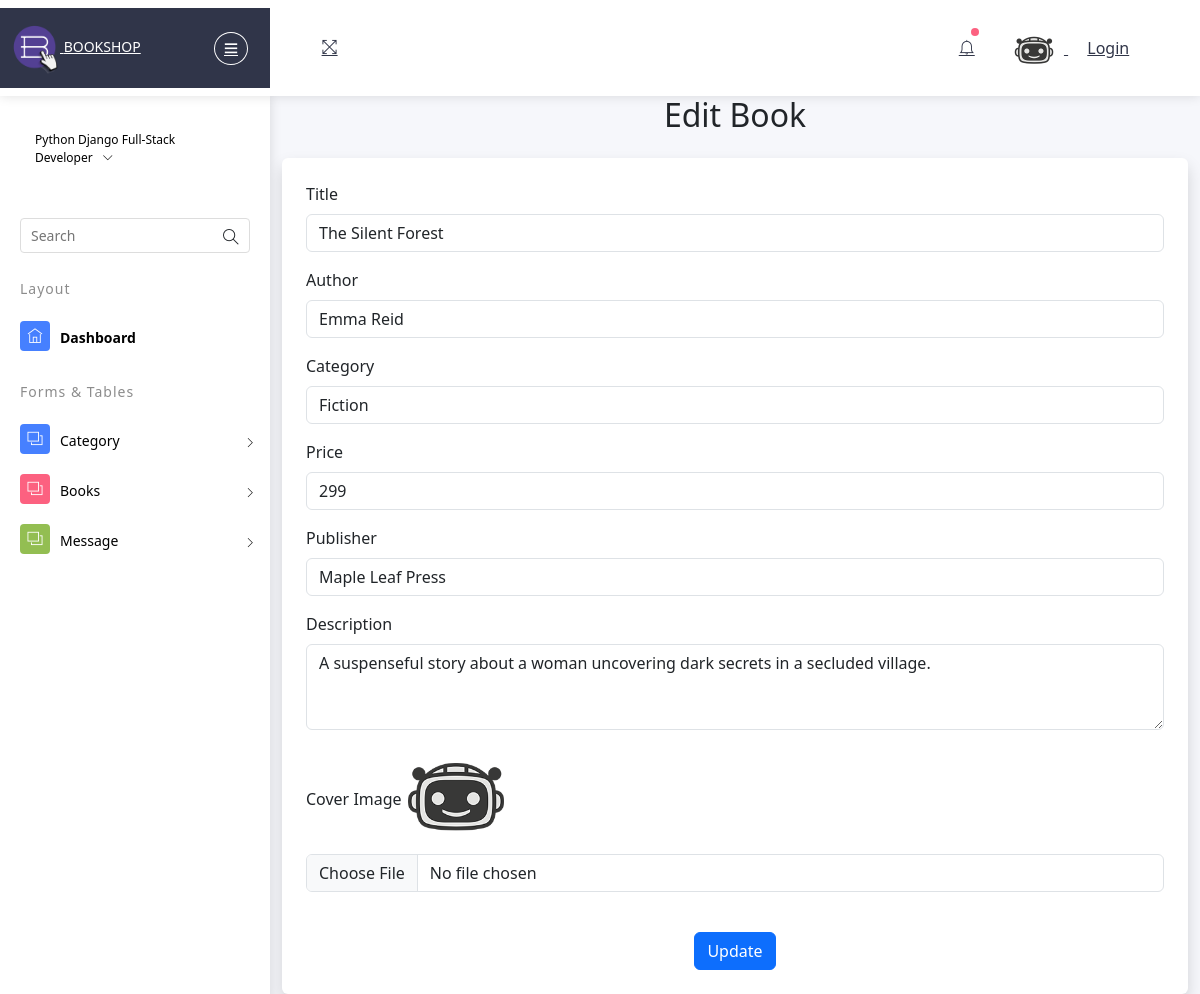
Page /book_shop_admin/edit_book/1/ on the earlier database version.
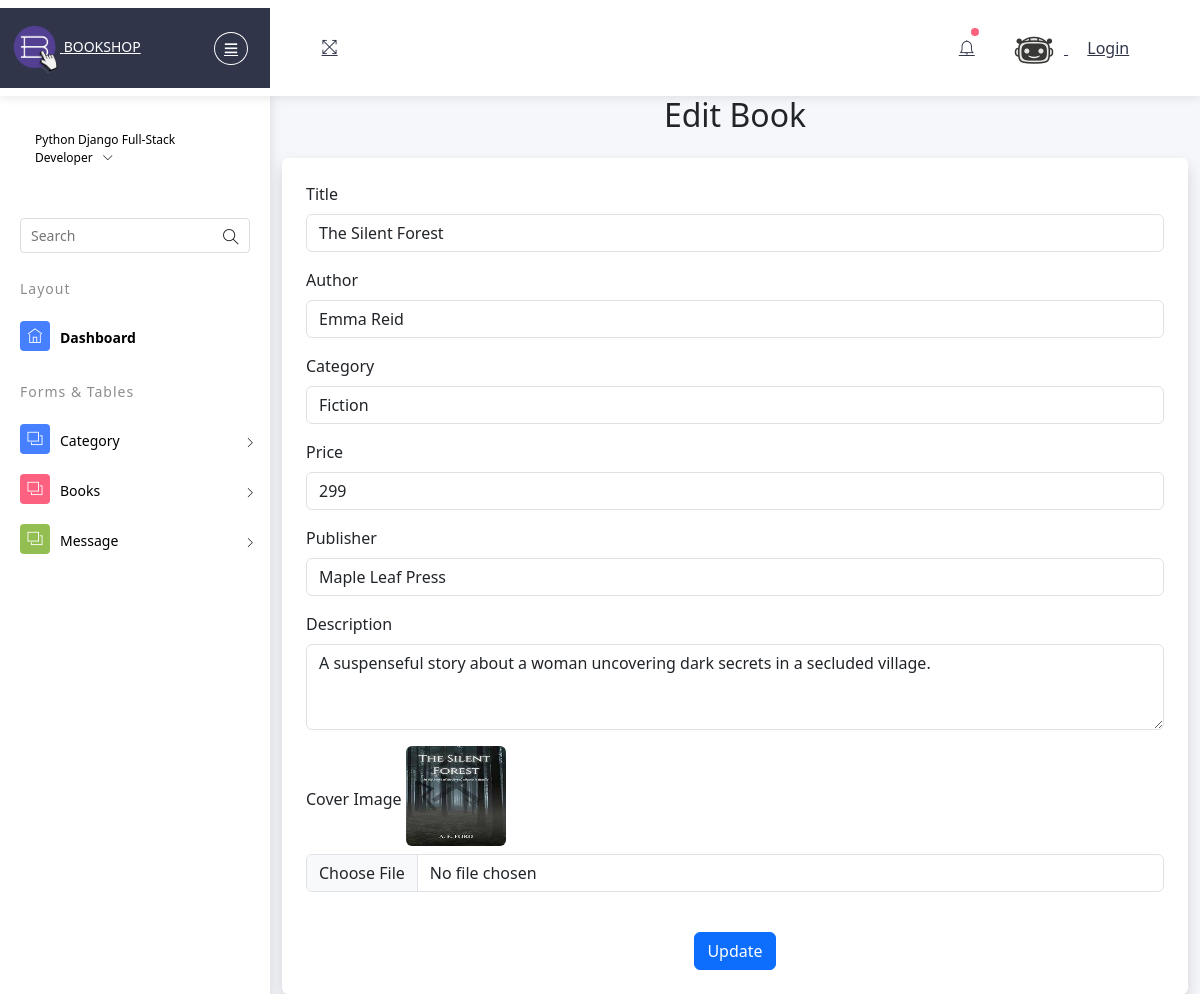
Same page on the later database version.
### admin_app/models.py (models this page shows)
class BookDB(models.Model):
    title = models.CharField(max_length=15,null=True,blank=True)
    author = models.CharField(max_length=15,null=True,blank=True)
    category = models.CharField(max_length=15,null=True,blank=True)
    price = models.IntegerField(null=True,blank=True)
    publisher = models.CharField(max_length=15,null=True,blank=True)
    description = models.TextField(null=True,blank=True)
    cover_image = models.ImageField(upload_to='img/',null=True,blank=True)

class CategoryDB(models.Model):
    category_name = models.CharField(max_length=15,null=True,blank=True)
    Description = models.TextField(null=True,blank=True)
    cover_image = models.ImageField(upload_to='img/',null=True,blank=True)

### admin_app/views.py (the view)
# urls.py: path('edit_book/<int:b_id>/', views.edit_book, name='edit_book'),
def edit_book(request, b_id):
    book = BookDB.objects.get(id=b_id)
    categories = CategoryDB.objects.all()
    return render(request, "edit_book.html", {'book': book, 'categories': categories})

### admin_app/templates/edit_book.html (shortened to what this page needs)
<!DOCTYPE html>
{% extends 'index.html' %}
{% block content %}
<html lang="en">
<head>
  <link rel="stylesheet" href="https://cdn.jsdelivr.net/npm/bootstrap@5.3.0/dist/css/bootstrap.min.css">
</head>
<body class="bg-light">
<div class="container mt-5">
  <h2 class="text-center mb-4">Edit Book</h2>
  <form action="{% url 'update_book' book.id %}" method="POST" enctype="multipart/form-data" class="shadow p-4 bg-white rounded">
    <div class="mb-3">
      <label for="title" class="form-label">Title</label>
      <input type="text" class="form-control" id="title" name="title" value="{{ book.title }}" required>
    </div>
    <div class="mb-3">
      <label for="author" class="form-label">Author</label>
      <input type="text" class="form-control" id="author" name="author" value="{{ book.author }}" required>
    </div>
    <div class="mb-3">
      <label for="category" class="form-label">Category</label>
      <select name="category" id="category" class="form-control">
        {% for i in categories %}
          <option value="{{ i.category_name }}" {% if book.category == i.category_name %}selected{% endif %}>{{ i.category_name }}</option>
        {% endfor %}
      </select>
    </div>
    <div class="mb-3">
      <label for="price" class="form-label">Price</label>
      <input type="number" class="form-control" id="price" name="price" value="{{ book.price }}" required>
    </div>
    <div class="mb-3">
      <label for="publisher" class="form-label">Publisher</label>
      <input type="text" class="form-control" id="publisher" name="publisher" value="{{ book.publisher }}" required>
    </div>
    <div class="mb-3">
      <label for="description" class="form-label">Description</label>
      <textarea class="form-control" id="description" name="description" rows="3" required>{{ book.description }}</textarea>
    </div>
        <div class="mb-3">
      <label class="form-label">Cover Image</label>
          <img src="{{ book.cover_image.url }}" alt="Cover Image" width="100" height="100" class="rounded mb-2">
      <input type="file" name="cover_image" class="form-control" accept="image/*">
    </div>
<br>
    <div class="text-center">
      <button type="submit" class="btn btn-primary">Update</button>
    </div>
  </form>
</div>
</body>
</html>
{% endblock %}

Differences in the rows shown:
changed BookDB "The Silent Forest": cover_image: a different picture
